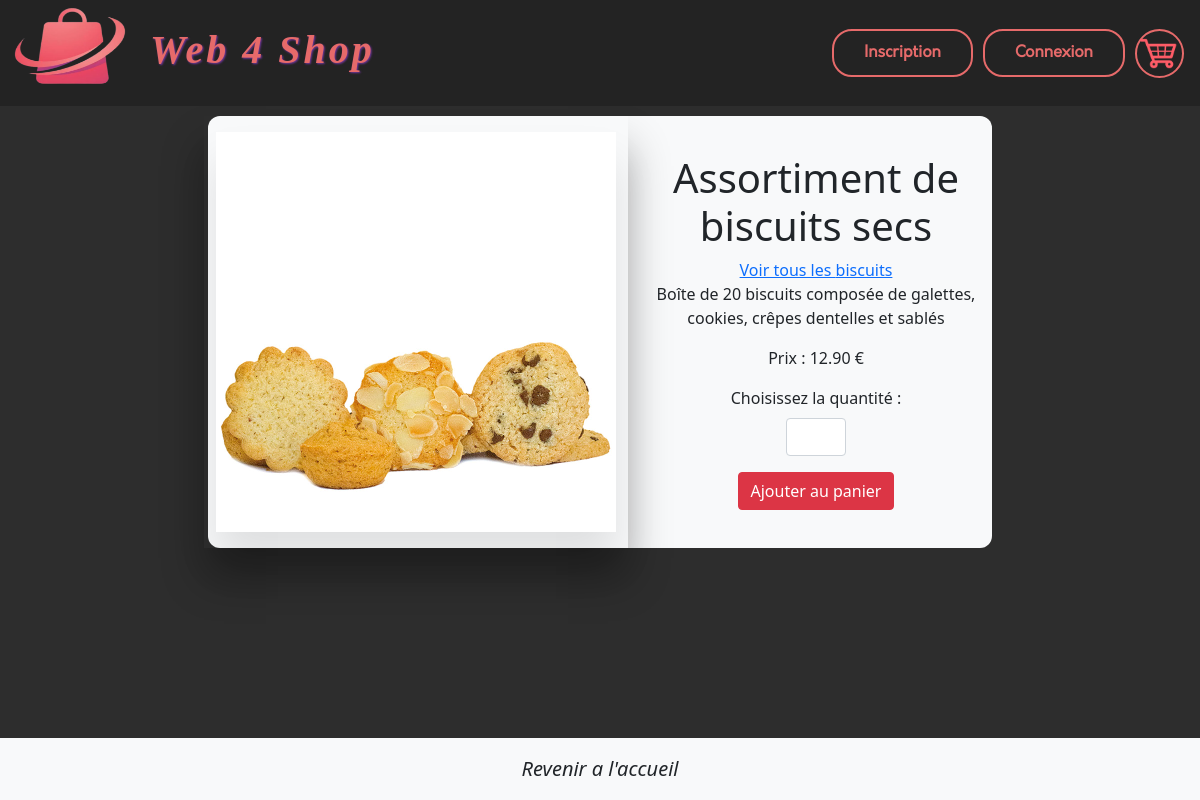
The app's page /index.php?action=details&idProduit=4 with its own data.
### tables this page shows
CREATE TABLE `products` (
  `id` int(11) NOT NULL,
  `cat_id` tinyint(4) NOT NULL,
  `name` varchar(150) NOT NULL,
  `description` text NOT NULL,
  `image` varchar(30) NOT NULL,
  `price` decimal(5,2) NOT NULL,
  `quantity` int(3) NOT NULL
);

CREATE TABLE `categories` (
  `id` tinyint(4) NOT NULL,
  `name` varchar(100) NOT NULL
);

### Controleur/controleurCaracteristiques.php (called while the page is built, shortened)
<?php
require_once 'Modele/produit.php';
require_once 'Modele/categorie.php';
class ControleurCaracteristiques {
    private $caracteristiques;
    private $categorie;
    public function __construct(){
        $this->caracteristiques = new Produit();
        $this->categorie = new Categorie();
    }
    public function caracteristiques($idProduit){
        $caracteristiques = $this->caracteristiques->getCaracteristiques($idProduit);
        $categorie = $this->categorie->getCategorie($idProduit);
        $vue = new Vue("Caracteristiques");
        $vue->generer(array('caracteristiques' => $caracteristiques, 'categorie' => $categorie));
    }
}

### index.php (called while the page is built, shortened)
<?php
$routeur = new Routeur();
$routeur->routerRequete();

### Modele/produit.php (called while the page is built, shortened)
<?php
require_once 'Modele/Modele.php';
class Produit extends Modele{
    public function getCaracteristiques($idProduit){
        $sql = 'SELECT * FROM products WHERE id=?';
        $caracteristiques = $this->executerRequete($sql,array($idProduit));
        if($caracteristiques->RowCount()==1){
            return $caracteristiques->fetch();
        }
        else{
            throw new Exception("Aucun produit ne correspond à l'identifiant'$idProduit'");
        }
    }
}

### Modele/modele.php (called while the page is built, shortened)
<?php abstract class Modele {
    private $bdd;
    protected function executerRequete($sql, $params = null){
        if($params == null){
            $resultat = $this->getBDD()->query($sql);
        }
        else{
            $resultat = $this->getBDD()->prepare($sql);
            $resultat->execute($params);
        }
        return $resultat;
    }
    private function getBDD(){
        if($this->bdd == null){
            $this->bdd=new PDO('mysql:host=localhost;dbname=web4shop;charset=utf8','root','');
        }
        return $this->bdd;
    }
}

### Modele/categorie.php (called while the page is built, shortened)
<?php
require_once 'Modele/Modele.php';
class Categorie extends Modele{
    public function getCategorie($idProduit){
        $sql = 'SELECT C.name, C.id FROM products P JOIN categories C ON P.cat_id=C.id WHERE P.id=?';
        $categorie = $this->executerRequete($sql,array($idProduit));
        return $categorie->fetch();
    }
}

### Vue/vueCaracteristiques.php (the view, shortened to what this page needs)
<div class="col-8 bg-light mx-auto mt-3" style="border-radius: 12px;">
  <div class="row align-items-center">
    <div class="col text-center ms-2 vert-sep py-3">
      <img src="<?= "Contenu/Images/".$caracteristiques['image']?>" style="width:400px;
                                                                           height:400px;
                                                                           box-shadow: 0 30px 40px rgba(0,0,0,.1);">
    </div>
    <div class="col text-center">
      <div class="row">
        <h1><?=$caracteristiques['name']?></h1>
        <a href="<?= "index.php?action=categorie&idCat=".$categorie['id']?>">Voir tous les <?=$categorie['name']?></a>
        <p><?=$caracteristiques['description']; ?></p>
        <p>Prix : <?=$caracteristiques['price']; ?> €</p>
        <form action="<?="index.php?action=details&idProduit=".$caracteristiques['id'];?>" method="POST">
          <div class="container mb-3">
            <p class="mb-2">Choisissez la quantité :</p><input type="number" name="qte" class="form-control mx-auto" style="width:60px;" min="1" max="20"/>
          </div>
          <input class="btn btn-danger button" type="submit" name="ajoutPanier" value="Ajouter au panier">
        </form>
      </div>
    </div>
  </div>
</div>
<div class="row bg-light fixed-bottom py-3">
  <div class="col text-center">
    <a class="text-decoration-none text-dark fst-italic fs-5" href="index.php">Revenir a l'accueil</a>
  </div>
</div>

### Contenu/Style/style.css (style rules this page uses)
.vert-sep { box-shadow: 0 30px 40px rgba(0,0,0,.3); }

### records on screen
products: image (picture), name "Assortiment de biscuits secs", description "Boîte de 20 biscuits composée de galettes, cookies, crêpes dentelles et sablés", price "12.90"
categories: name "biscuits"
